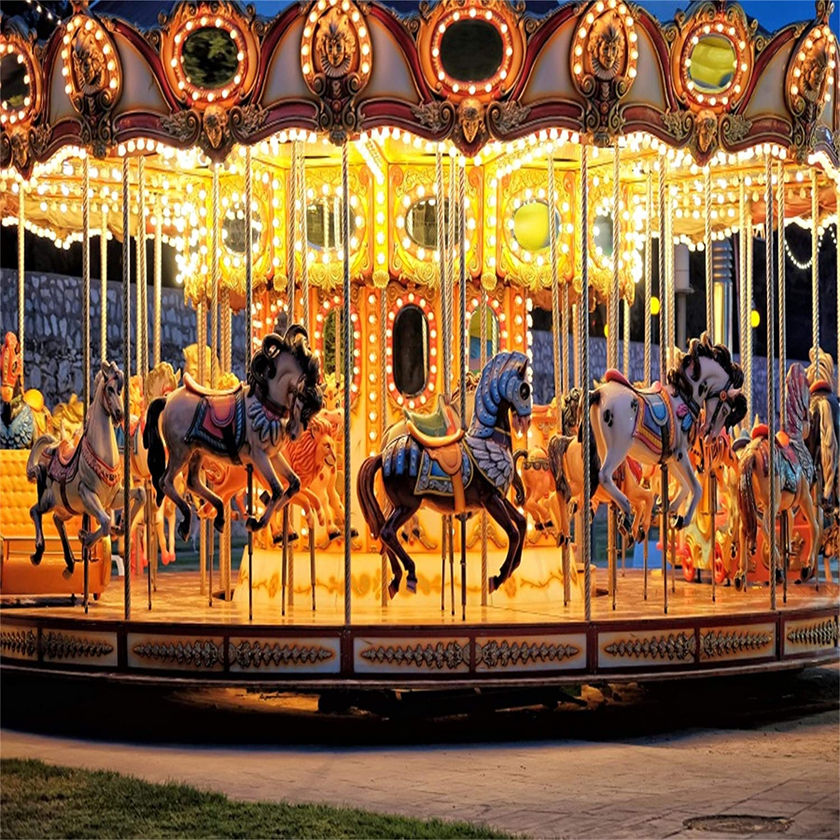
#> input picture input/carnival.png, 840 x 840 px, shrunk from 1500 x 1500 before the run, given in place of .png, which was not available
$ python MI.py
#> lines starting #> are read from the running program, lines starting #| are printed output that depends on the picture; pictures that were not available may be replaced by others from this repository, and a replacement may not be noted
#> further down, image is the input picture: shape (840, 840, 3); mean B, G, R 62.7, 98.8, 136.9
import cv2
import numpy as np
import matplotlib.pyplot as plt


class MutualInformation:

    bin_size = 256  #Default value of the bin_size

    def __init__(self, image):
        self.image = image
        self.h = self.getShape(image)[0]
#> self.h = 840
        self.w = self.getShape(image)[1]
#> self.w = 840

    def setBinSize(self, size):
        """
        The method assigns value to bin_size
        :param word: size - Value of the bin_Size
        """
        self.bin_size = size

    def getShape(self,image):
        """
        The method returns shape of the matrix
        :param word: image - Input image
        """
        return np.shape(image)

    def splitChannels(self):
        """
        The method seperates b,g,r channels as 3 separate gray scale images
        and returns them
        """
        blue,green,red = cv2.split(self.image)
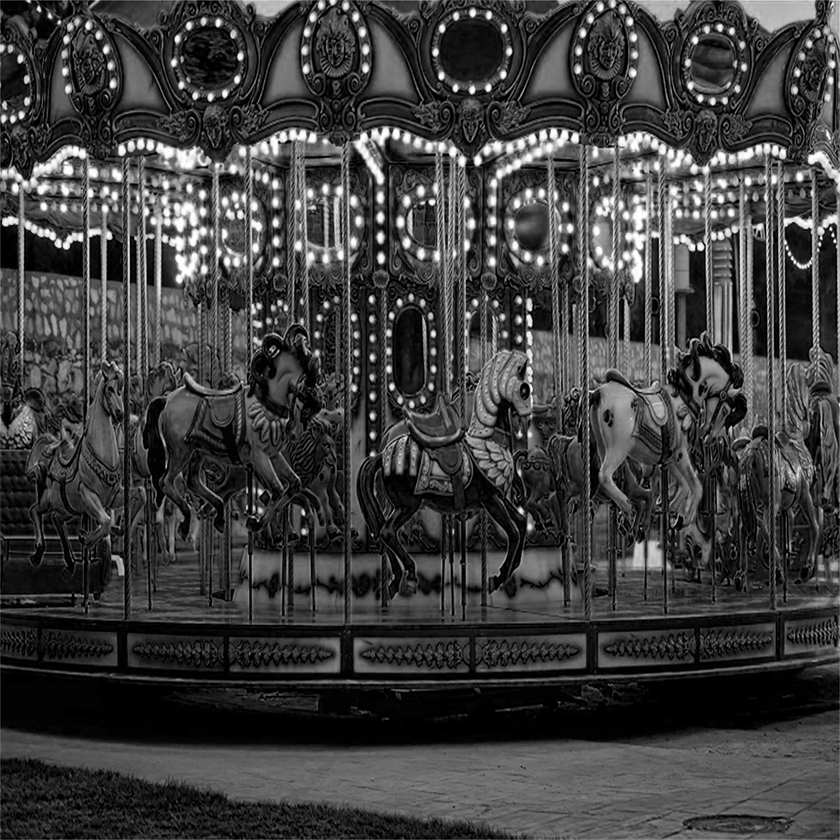
#> blue: shape (840, 840); min 0, max 255, mean 62.7
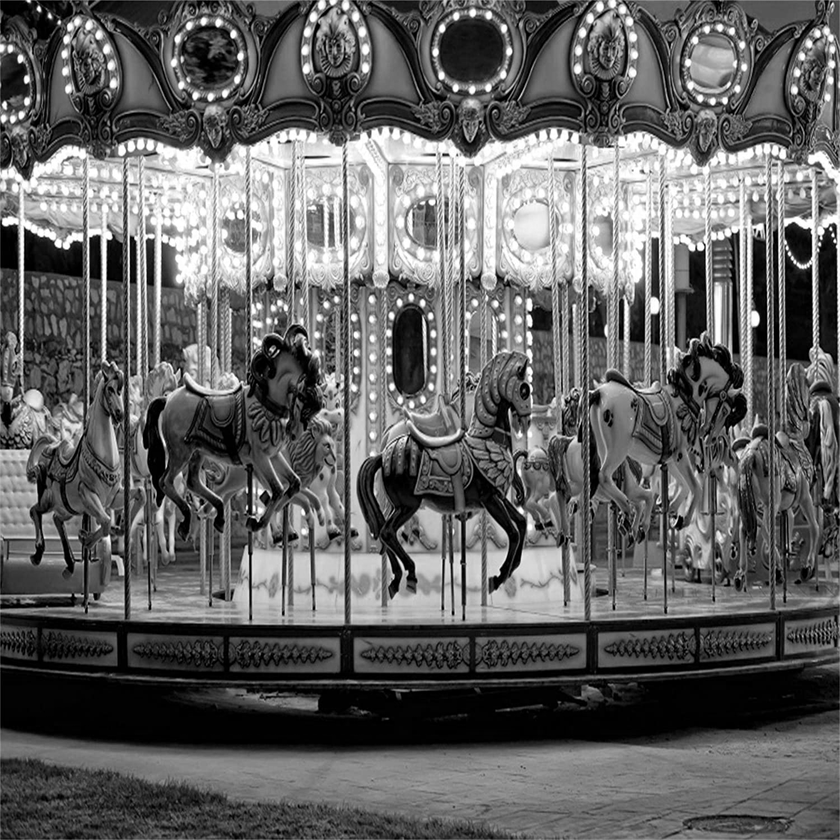
#> green: shape (840, 840); min 0, max 255, mean 98.8
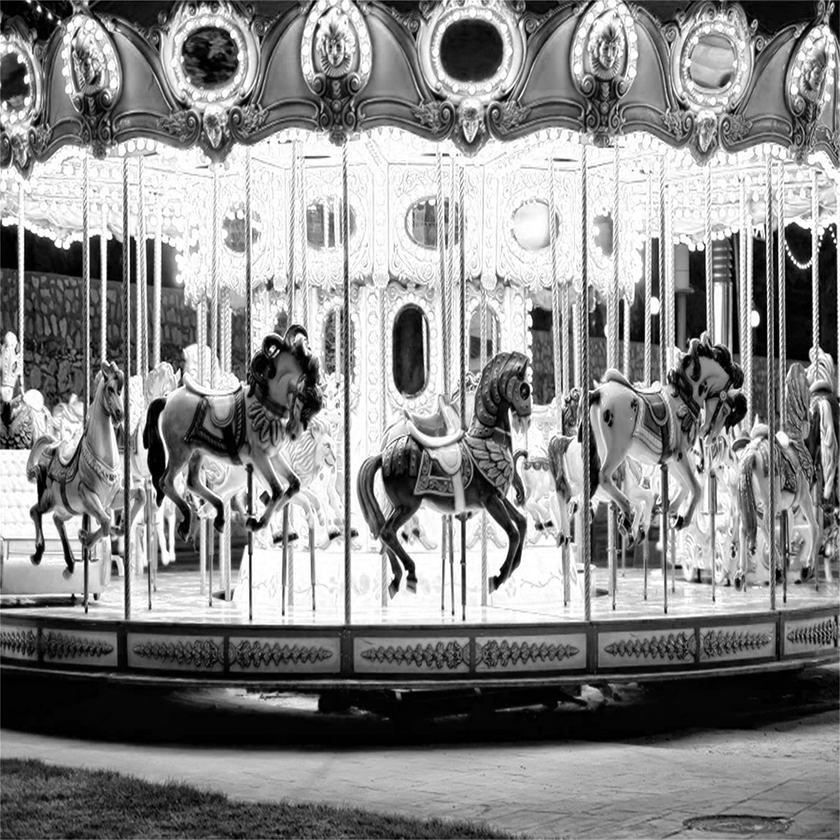
#> red: shape (840, 840); min 0, max 255, mean 136.9
        return  blue,green,red

    def coloredChannels(self, blue, green, red):
        """
        The method returns seperated b,g,r channels as 3 separate colored images
        :param word: blue - Blue channel
        :param word: green - Green channel
        :param word: red - Red channel
        """
        zeros = np.zeros(blue.shape, np.uint8)

        blueBGR = cv2.merge((blue,zeros,zeros))
        greenBGR = cv2.merge((zeros,green,zeros))
        redBGR = cv2.merge((zeros,zeros,red))

        return blueBGR,greenBGR,redBGR

    def cropImage(self, image, x, x1 ,y, y1, h, w):
        """
        The method crops the image by sepcified dimenstions and
        then returns it
        :param word: image - Input image
        :param word: x,x1 - Value of x,x1
        :param word: y,y1 - Value of y,y1
        :param word: h - Height of the image
        :param word: w - Width of the image
        """
#> called with x = 20, x1 = 20, y = 0, y1 = 0, h = 840, w = 840
        cropedImg = image[y:y1+h, x:x1+w].copy()
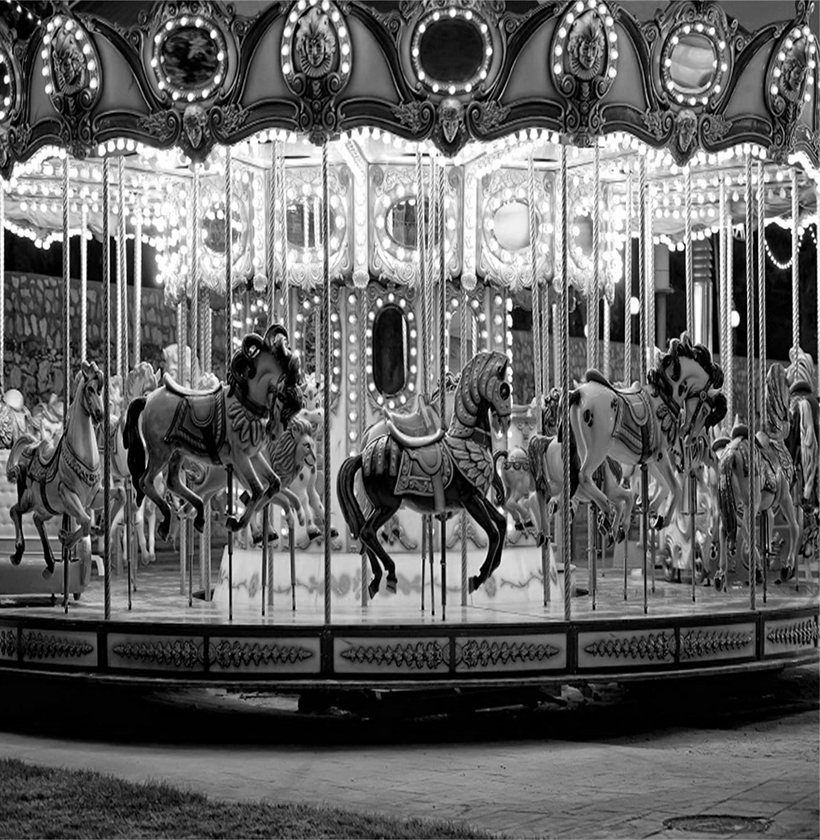
#> cropedImg: shape (840, 820); min 0, max 255, mean 99.3
        return cropedImg

    def getArray(self, image):
        """
        The method converts matrix into 1d array and
        return it
        :param word: image - Input image
        """
        image1D = np.ravel(image)
        return image1D

    def entropy(self,hist):
        """
        The method calculates entropy of the image and returns it
        :param word: hist - Histogram of the image
        """
        dataNormalized = hist[0]/float(np.sum(hist[0]))
        noneZeroData= dataNormalized[dataNormalized != 0]
        ent = -(noneZeroData*np.log(np.abs(noneZeroData))).sum()
        return ent

    def mutualInformation(self, img1, img2):
        """
        The method calculates mutual information of the two images
        (according to I(X:Y):= H(X) + H(Y) − H(XY)
        with the Shannon entropy of "X" and "Y" >> H(X), H(Y),
        and the Shannon entropy of the pair "(X,Y)" >> H(XY))
        and returns it
        :param word: img1 -  1D array of the first image values
        :param word: ima2 - 1D array of the second image values
        """
        HistX = np.histogram(img1, bins= self.bin_size, range=(0,256), density=True)
        HistY = np.histogram(img2, bins= self.bin_size, range=(0,256), density=True)
        HistXY = np.histogram2d(img1,img2, bins= self.bin_size)

        entX = self.entropy(HistX)
        entY = self.entropy(HistY)
        jointEntXY = self.entropy(HistXY)

        return (entX + entY - jointEntXY)

    def getMIPlot(self, x, y, fileName):
        """
        The method plots the mutual information as a function of
        the x-position of the red channel image and saves it
        :param word: x - Array of red channel x-positions per iteration
        :param word: y - Array of MI values per iteration
        """
        plt.plot(x, y)
        plt.savefig('../output/'+fileName+'_MI_plot.pdf')

        plt.scatter(x, y)
        plt.savefig('../output/'+fileName+'_MI_scattered.pdf')

userInput = input()
image = cv2.imread('../input/'+userInput+'.png',1)
mi = MutualInformation(image)

#Separating blue, green and red channels as gray scale images
b,g,r = mi.splitChannels()
#Cropping green channel image from the left
green = mi.cropImage(g,20,20,0,0,mi.h, mi.w)
green_h,green_w = mi.getShape(green)
#> green_h = 840; green_w = 820
#Cropping green channel image from the right
green = mi.cropImage(green,0,-20,0,0,green_h, green_w)
#> call 2 of cropImage, with x = 0, x1 = -20, y = 0, y1 = 0, h = 840, w = 820
#> in cropImage (call 2), `cropedImg = image[y:y1+h, x:x1+w].copy()`:
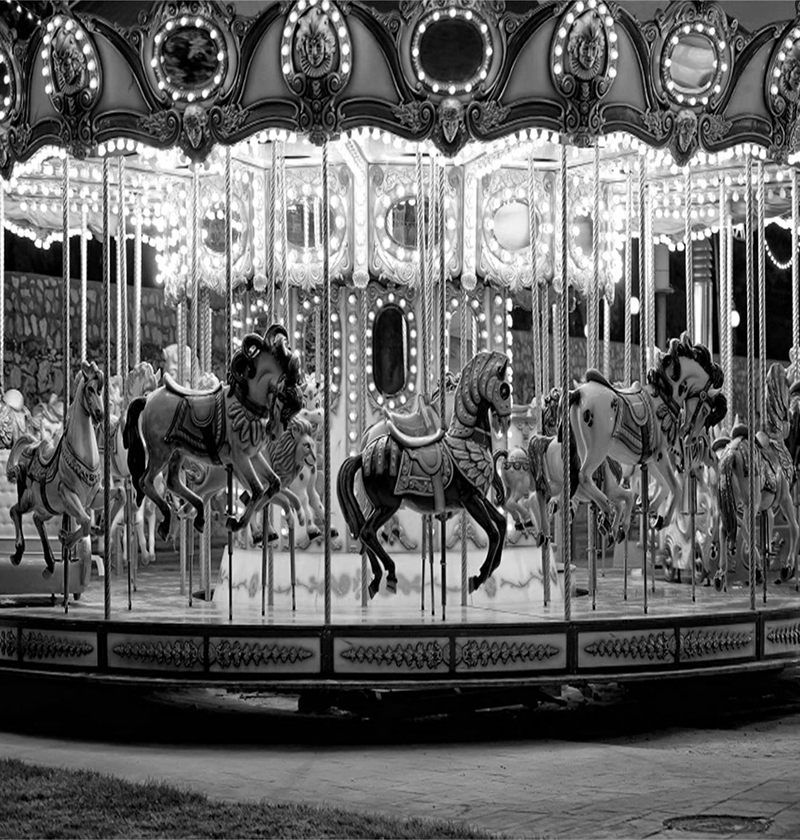
#> cropedImg: shape (840, 800); min 0, max 255, mean 99.5
green_h,green_w = mi.getShape(green)
#> green_w = 800
green_size = green_h * green_w
#> green_size = 672000

# Converting matrix to 1D array
green_Array = mi.getArray(green)
# Setting bin_size
# mi.setBinSize()

mi_array = []
directionX = 0
#Moving the red channel image in x-direction (in 41 steps from left to right)
while directionX != 41:
    #Getting red channel values
    #  of the overlapping region
    red_pixels = (np.mgrid[0:green_h, directionX: directionX + green_w]).reshape(2, -1).T
    red_Array = []
    for x in red_pixels:
        red_Array.append(r[x[0]][x[1]])
    #Getting int 1D array
    red_Array = mi.getArray(red_Array)

    #Calculating Mutual Information of the overlapping region
    mi_res = mi.mutualInformation(green_Array,red_Array)
    mi_array.append(mi_res)

    directionX = directionX + 1
#> this loop made 41 passes
#> (jointEntXY in mutualInformation, mi_res) on passes 1 to 12: (10.42, 0.354), (10.42, 0.358), (10.42, 0.362), (10.41, 0.367), (10.41, 0.372), (10.4, 0.378), (10.39, 0.386), (10.39, 0.394), (10.38, 0.404), (10.37, 0.412), (10.36, 0.42), (10.35, 0.431)
#> after the loop, directionX = 41; mi_array = 41 values, max 1.17 at index 20, min 0.35 at index 40, mean 0.474

arr_iterations = np.arange(0, 41)
#Plotting the graphs
mi.getMIPlot(arr_iterations, mi_array,userInput)
#> in getMIPlot, `plt.savefig('../output/'+fileName+'_MI_plot.pdf')`:
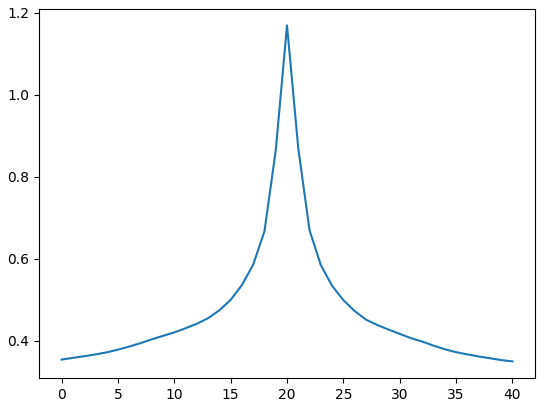
#> figure drawn by matplotlib, 1 panel; curve peaks at x = 20, y = 1.17

cv2.imwrite('../output/' + userInput + '_green.png',g)
cv2.imwrite('../output/' + userInput + '_red.png',r)
cv2.imwrite('../output/' + userInput + '_green_cropped.png',green)

# # Writing seperated channel images as colored images
# bc,gc,rc = mi.coloredChannels(b,g,r)
# cv2.imwrite('../output/' + userInput + '_green_colored.png',gc)
# cv2.imwrite('../output/' + userInput + '_red_colored.png',rc)
